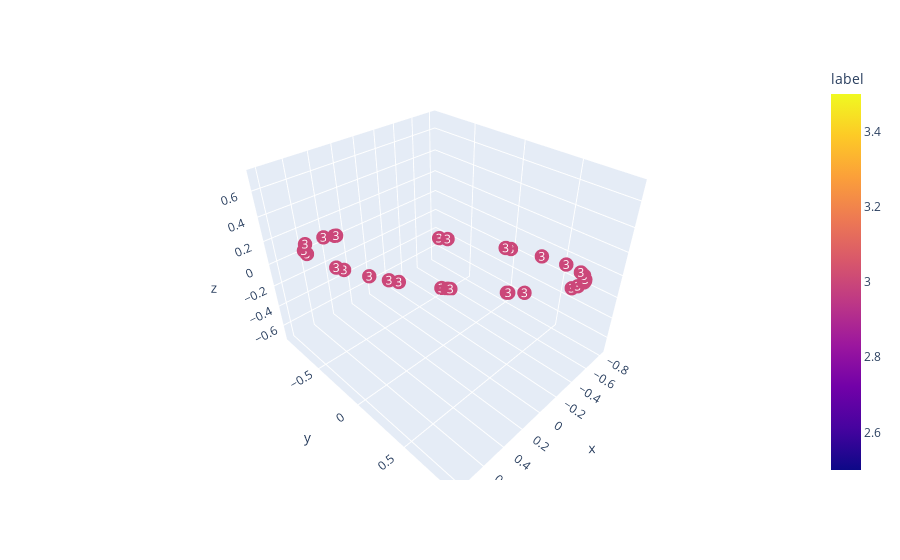

Notebook code for this chart:
### Code cell
projected_points = project_to_2D_unit_circle(embeds)

projected_points = projected_points[torch.tensor(shatter_class)==batch_labels]

df = pd.DataFrame(
                    {
                     'x': projected_points[:, 0], 
                     'y': projected_points[:, 1], 
                     'z': projected_points[:, 2], 
                     'label': batch_labels[batch_labels==torch.tensor(shatter_class)].numpy(),
#                      'label': batch_labels.numpy()
                    }
                 )

fig = px.scatter_3d(df, x='x', y='y', z='z',
                      color='label', text='label')
fig.update_traces(marker=dict(size=5), 
                  textposition='middle center', 
                  textfont=dict(color='white'))
fig.update_traces(marker_size = 5)
fig.show()

### Figure 1 — Plotly figure (JSON) as saved in the notebook; plotly's stock layout.template omitted (floating-point values rounded to 4 significant figures)
{"data": [{"hovertemplate": "x=%{x}<br>y=%{y}<br>z=%{z}<br>label=%{marker.color}<extra></extra>", "legendgroup": "", "marker": {"color": [3, 3, 3, 3, 3, 3, 3, 3, 3, 3, 3, 3, 3, 3, 3, 3, 3, 3, 3, 3, 3, 3, 3, 3, 3, 3, 3, 3, 3, 3, 3], "coloraxis": "coloraxis", "size": 5, "symbol": "circle"}, "mode": "markers+text", "name": "", "scene": "scene", "showlegend": false, "text": [3, 3, 3, 3, 3, 3, 3, 3, 3, 3, 3, 3, 3, 3, 3, 3, 3, 3, 3, 3, 3, 3, 3, 3, 3, 3, 3, 3, 3, 3, 3], "textfont": {"color": "white"}, "textposition": "middle center", "type": "scatter3d", "x": [-0.5275, -0.5739, 0.4865, -0.779, -0.5408, 0.7988, 0.2239, -0.5532, -0.7263, -0.5247, 0.3449, 0.7961, 0.2715, -0.3256, -0.7823, 0.7204, -0.5042, -0.4879, 0.04775, 0.0505, -0.811, -0.1382, 0.2493, -0.6751, -0.1152, 0.7949, 0.6661, -0.1922, -0.4038, 0.5158, 0.8136], "y": [0.8466, 0.8188, 0.5163, 0.01824, -0.4508, -0.1025, 0.7466, 0.832, 0.6561, -0.471, -0.9036, -0.08914, -0.9086, 0.9057, 0.03036, -0.6659, 0.8581, -0.5148, -0.8755, 0.8401, 0.1808, 0.8971, 0.7294, 0.7279, -0.8099, -0.4878, -0.7382, -0.7667, 0.8928, 0.482, -0.2049], "z": [0.07091, 0.01646, 0.7048, -0.6267, -0.7102, 0.5929, 0.6265, 0.04123, -0.2049, -0.7091, -0.2542, 0.5986, -0.3173, 0.2713, -0.6222, 0.1942, 0.09687, -0.7049, -0.4808, 0.5401, -0.5564, 0.4196, 0.6371, -0.1203, -0.5752, 0.3609, 0.1069, -0.6126, 0.1997, 0.7083, 0.5442]}], "layout": {"coloraxis": {"colorbar": {"title": {"text": "label"}}, "colorscale": [[0, "#0d0887"], [0.1111, "#46039f"], [0.2222, "#7201a8"], [0.3333, "#9c179e"], [0.4444, "#bd3786"], [0.5556, "#d8576b"], [0.6667, "#ed7953"], [0.7778, "#fb9f3a"], [0.8889, "#fdca26"], [1, "#f0f921"]]}, "legend": {"tracegroupgap": 0}, "margin": {"t": 60}, "scene": {"domain": {"x": [0, 1], "y": [0, 1]}, "xaxis": {"title": {"text": "x"}}, "yaxis": {"title": {"text": "y"}}, "zaxis": {"title": {"text": "z"}}}}}
